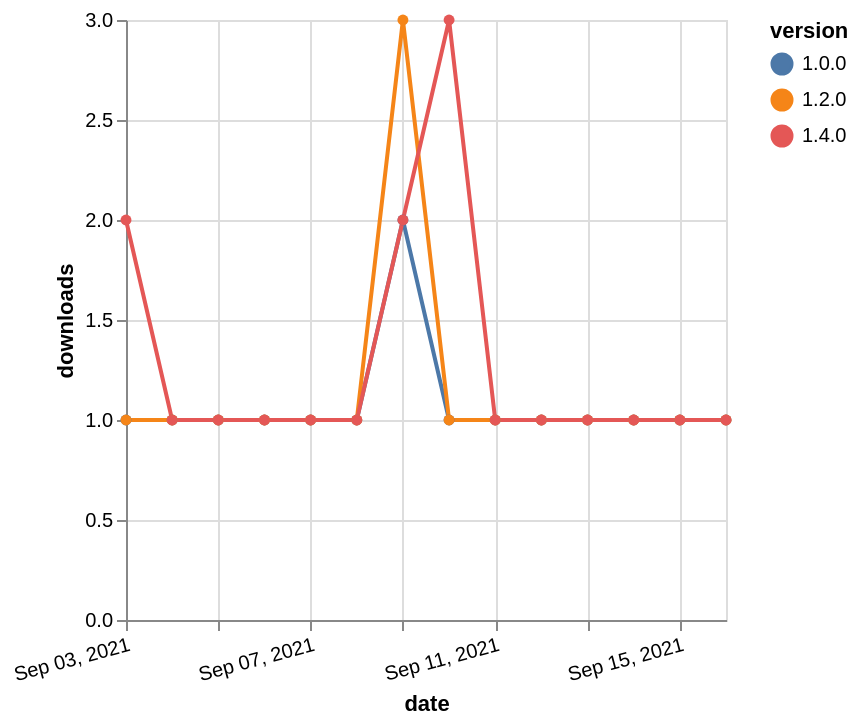

Write the Vega-Lite specification saved for this chart.
### Vega-Lite specification from a JSON file in a GitHub repository (floating-point values rounded to 4 significant figures)
{"$schema": "https://vega.github.io/schema/vega-lite/v5.json", "description": "A simple bar chart with embedded data.", "data": {"values": [{"date": "2021-09-03", "total": 166, "delta": 1, "version": "1.0.0"}, {"date": "2021-09-04", "total": 167, "delta": 1, "version": "1.0.0"}, {"date": "2021-09-05", "total": 168, "delta": 1, "version": "1.0.0"}, {"date": "2021-09-06", "total": 169, "delta": 1, "version": "1.0.0"}, {"date": "2021-09-07", "total": 170, "delta": 1, "version": "1.0.0"}, {"date": "2021-09-08", "total": 171, "delta": 1, "version": "1.0.0"}, {"date": "2021-09-09", "total": 173, "delta": 2, "version": "1.0.0"}, {"date": "2021-09-10", "total": 174, "delta": 1, "version": "1.0.0"}, {"date": "2021-09-11", "total": 175, "delta": 1, "version": "1.0.0"}, {"date": "2021-09-12", "total": 176, "delta": 1, "version": "1.0.0"}, {"date": "2021-09-13", "total": 177, "delta": 1, "version": "1.0.0"}, {"date": "2021-09-14", "total": 178, "delta": 1, "version": "1.0.0"}, {"date": "2021-09-15", "total": 179, "delta": 1, "version": "1.0.0"}, {"date": "2021-09-16", "total": 180, "delta": 1, "version": "1.0.0"}, {"date": "2021-09-03", "total": 190, "delta": 1, "version": "1.2.0"}, {"date": "2021-09-04", "total": 191, "delta": 1, "version": "1.2.0"}, {"date": "2021-09-05", "total": 192, "delta": 1, "version": "1.2.0"}, {"date": "2021-09-06", "total": 193, "delta": 1, "version": "1.2.0"}, {"date": "2021-09-07", "total": 194, "delta": 1, "version": "1.2.0"}, {"date": "2021-09-08", "total": 195, "delta": 1, "version": "1.2.0"}, {"date": "2021-09-09", "total": 198, "delta": 3, "version": "1.2.0"}, {"date": "2021-09-10", "total": 199, "delta": 1, "version": "1.2.0"}, {"date": "2021-09-11", "total": 200, "delta": 1, "version": "1.2.0"}, {"date": "2021-09-12", "total": 201, "delta": 1, "version": "1.2.0"}, {"date": "2021-09-13", "total": 202, "delta": 1, "version": "1.2.0"}, {"date": "2021-09-14", "total": 203, "delta": 1, "version": "1.2.0"}, {"date": "2021-09-15", "total": 204, "delta": 1, "version": "1.2.0"}, {"date": "2021-09-16", "total": 205, "delta": 1, "version": "1.2.0"}, {"date": "2021-09-03", "total": 126, "delta": 2, "version": "1.4.0"}, {"date": "2021-09-04", "total": 127, "delta": 1, "version": "1.4.0"}, {"date": "2021-09-05", "total": 128, "delta": 1, "version": "1.4.0"}, {"date": "2021-09-06", "total": 129, "delta": 1, "version": "1.4.0"}, {"date": "2021-09-07", "total": 130, "delta": 1, "version": "1.4.0"}, {"date": "2021-09-08", "total": 131, "delta": 1, "version": "1.4.0"}, {"date": "2021-09-09", "total": 133, "delta": 2, "version": "1.4.0"}, {"date": "2021-09-10", "total": 136, "delta": 3, "version": "1.4.0"}, {"date": "2021-09-11", "total": 137, "delta": 1, "version": "1.4.0"}, {"date": "2021-09-12", "total": 138, "delta": 1, "version": "1.4.0"}, {"date": "2021-09-13", "total": 139, "delta": 1, "version": "1.4.0"}, {"date": "2021-09-14", "total": 140, "delta": 1, "version": "1.4.0"}, {"date": "2021-09-15", "total": 141, "delta": 1, "version": "1.4.0"}, {"date": "2021-09-16", "total": 142, "delta": 1, "version": "1.4.0"}]}, "width": "container", "mark": {"type": "line", "point": {"filled": true}}, "encoding": {"x": {"field": "date", "type": "temporal", "timeUnit": "yearmonthdate", "title": "date", "axis": {"labelAngle": -15}}, "y": {"field": "delta", "type": "quantitative", "title": "downloads"}, "color": {"field": "version", "type": "nominal"}, "tooltip": {"field": "delta"}}}
